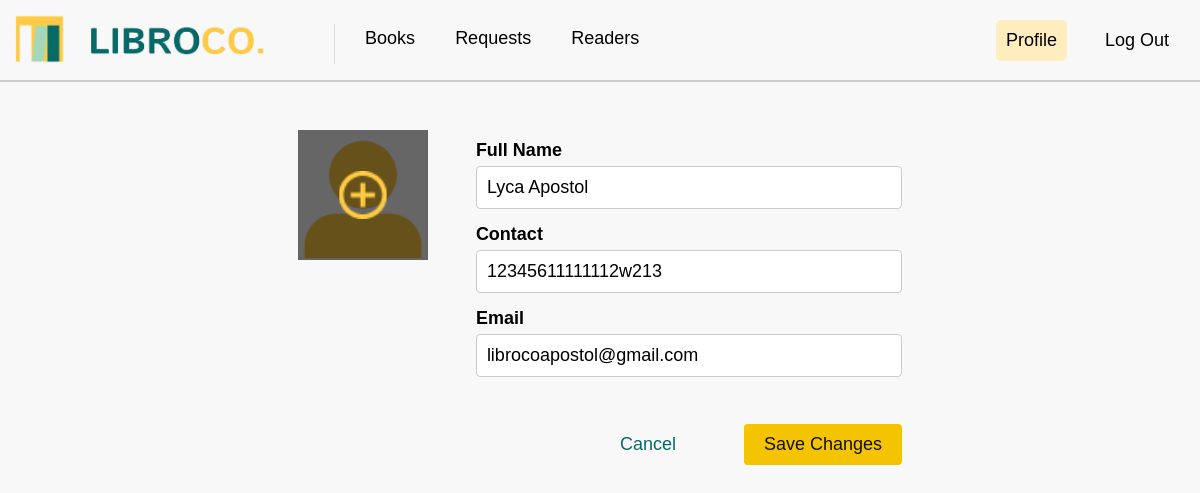
The page /edit_profile (signed in) on the database as committed earlier.
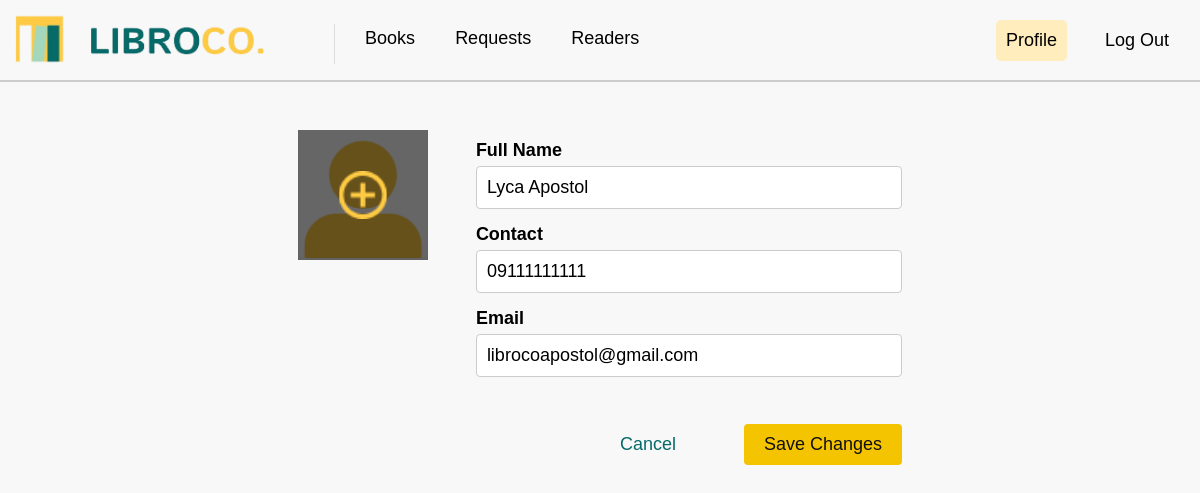
The same page on the database as committed later.
### tables this page shows
CREATE TABLE "users" (
	"user_id"	INTEGER PRIMARY KEY AUTOINCREMENT,
	"user_name"	TEXT,
	"user_email"	TEXT,
	"user_password"	TEXT UNIQUE,
	"user_contact"	TEXT,
	"user_code"	TEXT
);

### app.py (the view, shortened to what this page needs)
@app.route("/edit_profile", methods=["GET", "POST"])
def edit_profile():
    if 'user_id' not in session:
        flash("Please log in first.")
        return redirect(url_for("login"))
    user_id = session['user_id']
    if user_id != 1:
        flash("You do not have permission to edit this profile.")
        return redirect(url_for("reader_profile"))
    uploadfolder = os.path.join('static', 'images')
    if not os.path.exists(uploadfolder):
        os.makedirs(uploadfolder)
    error_message = ""
    sql = """
        SELECT u.user_name, u.user_email, u.user_contact, p.user_image
        FROM users u
        LEFT JOIN profileimages p ON u.user_id = p.user_id
        WHERE u.user_id = ?
    """
    user_data = getprocess(sql, (user_id,))
    if user_data:
        user = user_data[0]
        user_data = {
            "full_name": user["user_name"],
            "email": user["user_email"],
            "contact": user["user_contact"],
            "user_image": user["user_image"] if user["user_image"] else 'static/images/default_profile.png'
        }
        return render_template("editprofile.html", user=user_data)
    else:
        flash("Error loading profile.")
        return redirect(url_for("profile"))

### app.py (called while the page is built)
@app.before_request
def before_request():
    print("Session data:", session)

### dbhelper.py (called while the page is built)
def getprocess(sql: str, params: tuple = ()) -> list:
    try:
        db = connect(database, timeout=30, check_same_thread=False)  # Adding timeout and thread safety
        db.row_factory = Row  # Ensure that rows are returned as dictionaries
        cursor = db.cursor()
        cursor.execute(sql, params)
        data = cursor.fetchall()  # Fetch the data
        return data
    except Error as e:
        print(f"SQLite error: {e}")
        return []
    finally:
        db.close()  # Ensure the connection is closed

### templates/editprofile.html (shortened to what this page needs)
<!DOCTYPE html>
<html lang="en">
<head>
    <link rel="stylesheet" type="text/css" href="{{ url_for('static', filename='css/mainstyle.css') }}">
    <link rel="stylesheet" type="text/css" href="{{ url_for('static', filename='css/editprofilestyles.css') }}">
</head>
<body>
    <nav>
        <a class="navbar-brand" href="{{ url_for('books') }}">
            <img class="loggo" src="{{ url_for('static', filename='images/logo.png') }}" width="250" height="50" />
        </a>
        <div class="navbarrr-links">
            <a href="{{ url_for('books') }}"> Books </a>
            <a href="{{ url_for('requests') }}"> Requests </a>
            <a href="{{ url_for('readers') }}"> Readers </a>
        </div>
        <div class="navbarrr-right">
            <a href="{{ url_for('profile') }}" class="active"> Profile </a>
            <a href="{{ url_for('logout') }}"> Log Out </a>
        </div>
    </nav>
    <div class="dividder"></div>
    <div class="profile_editcontainer">
        <div class="profile_image">
            <label for="user_image">
                <div class="overlay_wrapper">
                    <div class="image_overlay">
                        <img src="static/images/upload_photo.png" class="upload" />
                    </div>
                </div>
            </label>
        </div>
        <form class="profile_form" method="POST" action="{{ url_for('edit_profile') }}" enctype="multipart/form-data"
            novalidate>
            <label for="full_name">Full Name</label>
            <input type="text" id="full_name" name="full_name" value="{{ user['full_name'] }}">
            <label for="contact">Contact</label>
            <input type="tel" id="contact" name="contact" value="{{ user['contact'] }}" pattern="\d*" title="Only numbers are allowed">
            <label for="email">Email</label>
            <input type="email" id="email" name="email" value="{{ user['email'] }}">
            <div class="button_group">
                <a href="{{ url_for('profile') }}">
                    <button type="button" class="cancel_button">Cancel</button>
                </a>
                <button type="submit" class="save_button">Save Changes</button>
            </div>
        </form>
    </div>
</body>
</html>

Rows that differ between the two databases and show on the page:
changed users "Lyca Apostol": contact "12345611111112w213" → "09111111111"
